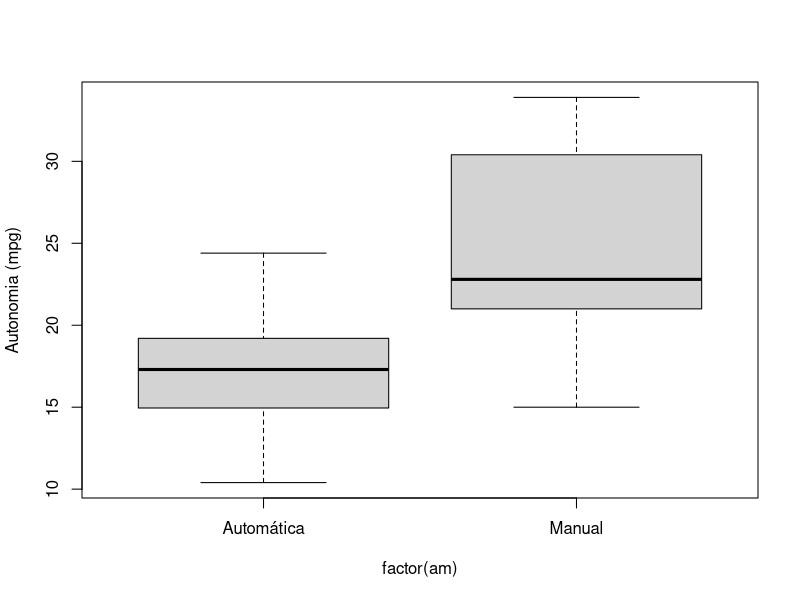

Here is the R script that generated this plot:
# Correlação ponto-bisserial ----

# Ajuste e resultados ----
x <- mtcars$am
x_labels <- c("Automática", "Manual")
print(setNames(tapply(mtcars$mpg, x, mean), x_labels))
print(cor.test(x, mtcars$mpg, method = "pearson"))

# Visualização e diagnóstico ----
boxplot(mpg ~ factor(am), mtcars, names = c("Automática", "Manual"), ylab = "Autonomia (mpg)")
